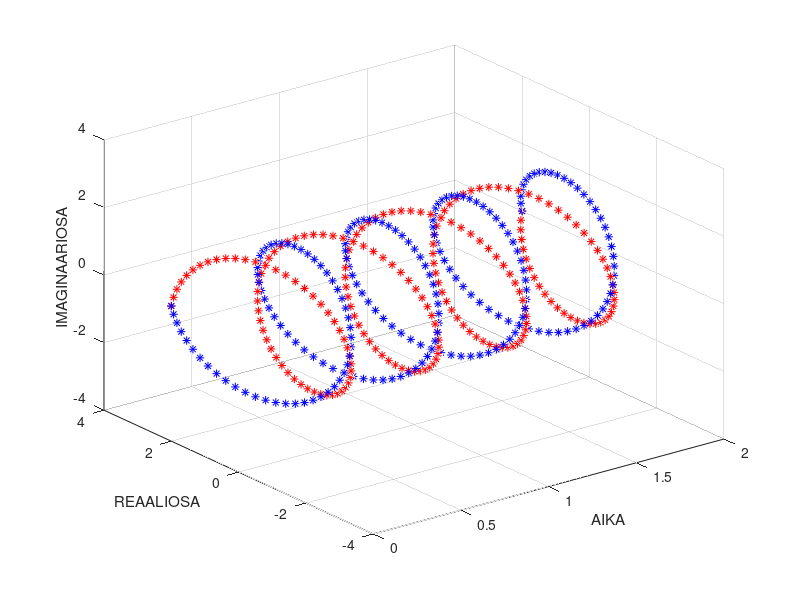
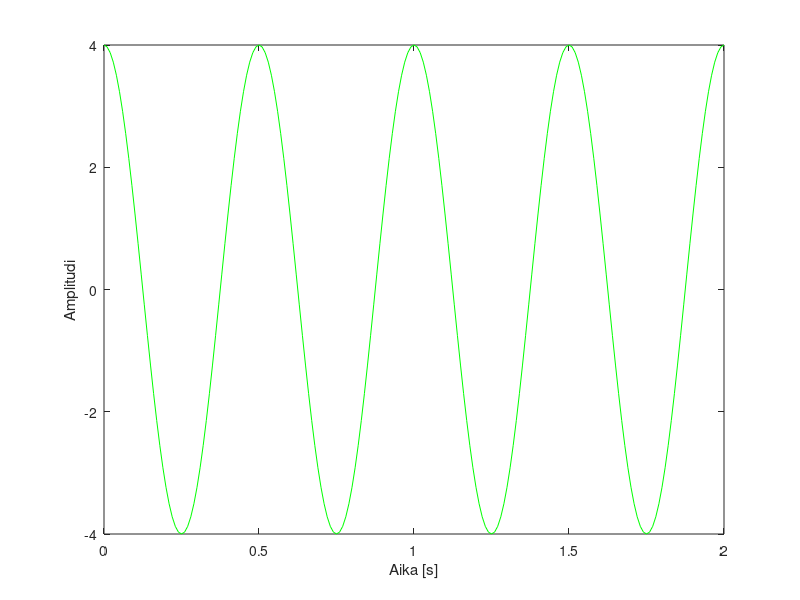

These figures' MATLAB source, in order:
% 3-ulotteinen havainnollistus kompleksisen eksponenttifunktion
% käyttäytymisestä

% Tyhjennetään muuttujat muistista
clear
% Alustetaan aikavälin pituudeksi 2 sekuntia
maksaika=2;
% Määritetään näytepisteiden väliseksi ajaksi 0.01 sekuntia
dt=0.01;
% Asetetaan taajuudeksi 2 Hz
f=2;
% Asetetaan amplitudiksi 2
A=2;

%Luodaan aikavektori
t=0:dt:maksaika;

%Alustetaan signaaleille z1 ja z2 nollavektorit

z1=zeros(1,length(t));
z2=zeros(1,length(t));

%Muodostetaan signaalit (1i = imaginaariyksikkö)
z1=A*exp(1i*2*pi*f*t);
z2=A*exp(-1i*2*pi*f*t);

%Erotetaan reaali- ja imaginaariosat omiin vektoreihin
z1_real=real(z1);
z2_real=real(z2);
z1_imag=imag(z1);
z2_imag=imag(z2);

for i = 1:length(t)

    axis([0 maksaika -4 4 -4 4]) % Määritellään akseliston skaala: 0...2 x-akseli, -4...4 y-akseli, -4...4 z-akseli
    xlabel('AIKA')
    ylabel('REAALIOSA')
    zlabel('IMAGINAARIOSA')
    grid on
    plot3(t(i),z1_real(i),z1_imag(i),'r*') % Piirretään reaali- ja imaginaariosan määrittelemä piste (kompleksiluku) ajan funktiona

    hold on % lukitaan kuvaaja seuraavaa silmukan suorituskierrosta varten

    pause(0.03) % Määritetään silmukoiden suoritusten välinen viive/odotusaika


end

for i = 1:length(t)


    plot3(t(i),z2_real(i),z2_imag(i),'b*') % Piirretään reaali- ja imaginaariosan määrittelemä piste (kompleksiluku) ajan funktiona

    hold on % lukitaan kuvaaja seuraavaa silmukan suorituskierrosta varten

    pause(0.03) % Määritetään silmukoiden suoritusten välinen viive/odotusaika
end

hold off



% Piirretään erilliseen ikkunaan imaginaaristen (kompleksisten) signaalien summasignaali

summa=z1+z2;
figure('Name', 'Summa')
plot(t,summa,'g') % Piirretään summasignaali eli lasketaan yhteen reaali- ja imaginaariosat. Huomaa ,että x1, x2, y1 ja y2 ovat vektoreita
xlabel('Aika [s]')
ylabel('Amplitudi')
